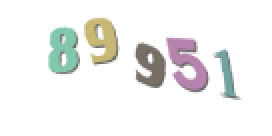
#> input picture new_captcha_images/002c1bbb095b70e82c2926df87d2f636570dff87_89951.jpg, 136 x 68 px (shown 2 times larger); its folder holds only this picture in this run
$ python extract_single_letters_from_captchas.py
#> lines starting #> are read from the running program, lines starting #| are printed output that depends on the picture; after the words box and inside, x2 and y2 are one past the last pixel; in counts of white or black regions, pixels touching at a corner belong together
import glob
import os.path

import cv2

CAPTCHA_IMAGE_FOLDER = "new_captcha_images"
OUTPUT_FOLDER = "extracted_letter_images"


# Get a list of all the captcha images we need to process
captcha_image_files = glob.glob(os.path.join(CAPTCHA_IMAGE_FOLDER, "*"))
counts = {}

# loop over the image paths
for (i, captcha_image_file) in enumerate(captcha_image_files):
    print("[INFO] processing image {}/{}".format(i + 1, len(captcha_image_files)))

    # Since the filename contains the captcha text (i.e. "2A2X.png" has the text "2A2X"),
    # grab the base filename as the text
    filename = os.path.basename(captcha_image_file)
    captcha_correct_text = os.path.splitext(filename)[0].split("_")[1]

    # Load the image and convert it to grayscale
    image = cv2.imread(captcha_image_file)
#> image is the input picture: shape (68, 136, 3); mean B, G, R 239.7, 241, 240.7
    gray = cv2.cvtColor(image, cv2.COLOR_BGR2GRAY)
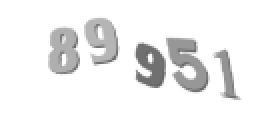
#> gray: shape (68, 136) (shown 2 times larger); min 98, max 255, mean 240.8

    # Add some extra padding around the image
    gray = cv2.copyMakeBorder(gray, 8, 8, 8, 8, cv2.BORDER_REPLICATE)
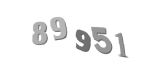
#> gray: shape (84, 152); min 98, max 255, mean 244.7

    # threshold the image (convert it to pure black and white)
    thresh = cv2.threshold(gray, 0, 255, cv2.THRESH_BINARY_INV | cv2.THRESH_OTSU)[1]
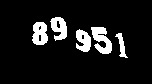
#> thresh: shape (84, 152); 9.8% white; 5 white regions

    # find the contours (continuous blobs of pixels) the image
    contours = cv2.findContours(thresh.copy(), cv2.RETR_EXTERNAL, cv2.CHAIN_APPROX_SIMPLE)
#> contours = 5 contours; box (x1, y1, x2, y2) and area: (91, 27, 112, 54) 281, (32, 22, 48, 45) 270, (50, 17, 67, 41) 242, (76, 29, 91, 52) 216, (115, 33, 128, 58) 94

    # Hack for compatibility with different OpenCV versions
    contours = contours[0]

    letter_image_regions = []

    # Now we can loop through each of the four contours and extract the letter
    # inside of each one
    for contour in contours:
        # Get the rectangle that contains the contour
        (x, y, w, h) = cv2.boundingRect(contour)

        # Compare the width and height of the contour to detect letters that
        # are conjoined into one chunk
        if w / h > 1.25:
            # This contour is too wide to be a single letter!
            # Split it in half into two letter regions!
            half_width = int(w / 2)
            letter_image_regions.append((x, y, half_width, h))
            letter_image_regions.append((x + half_width, y, half_width, h))
        else:
            # This is a normal letter by itself
            letter_image_regions.append((x, y, w, h))
#> this loop made 5 passes
#> (x, y, w, h) on passes 1 to 5: (115, 33, 13, 25), (76, 29, 15, 23), (91, 27, 21, 27), (32, 22, 16, 23), (50, 17, 17, 24)
#> after the loop, letter_image_regions = [(115, 33, 13, 25), (76, 29, 15, 23), (91, 27, 21, 27), (32, 22, 16, 23), (50, 17, 17, 24)]

    # If we found more or less than 5 letters in the captcha, our letter extraction
    # didn't work correctly. Skip the image instead of saving bad training data!
    if len(letter_image_regions) != 5:
        continue

    # Sort the detected letter images based on the x coordinate to make sure
    # we are processing them from left-to-right so we match the right image
    # with the right letter
    letter_image_regions = sorted(letter_image_regions, key=lambda x: x[0])
#> letter_image_regions = [(32, 22, 16, 23), (50, 17, 17, 24), (76, 29, 15, 23), (91, 27, 21, 27), (115, 33, 13, 25)]

    # Save out each letter as a single image
    for letter_bounding_box, letter_text in zip(letter_image_regions, captcha_correct_text):
        if not letter_text.isdigit():
            continue
        # Grab the coordinates of the letter in the image
        x, y, w, h = letter_bounding_box

        # Extract the letter from the original image with a 2-pixel margin around the edge
        letter_image = gray[y - 2:y + h + 2, x - 2:x + w + 2]

        # Get the folder to save the image in
        save_path = os.path.join(OUTPUT_FOLDER, letter_text)

        # if the output directory does not exist, create it
        if not os.path.exists(save_path):
            os.makedirs(save_path)

        # write the letter image to a file
        count = counts.get(letter_text, 1)
        p = os.path.join(save_path, "{}.png".format(str(count).zfill(6)))
        cv2.imwrite(p, letter_image)

        # increment the count for the current key
        counts[letter_text] = count + 1
#> this loop made 5 passes
#> (letter_text, x, y, w, h, count) on passes 1 to 5: ('8', 32, 22, 16, 23, 1), ('9', 50, 17, 17, 24, 1), ('9', 76, 29, 15, 23, 2), ('5', 91, 27, 21, 27, 1), ('1', 115, 33, 13, 25, 1)
#> pass 1, `letter_image = gray[y - 2:y + h + 2, x - 2:x + w + 2]`:
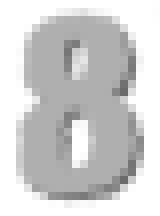
#> letter_image: shape (27, 20) (shown 8 times larger); min 106, max 255, mean 208.1
#> pass 2, `letter_image = gray[y - 2:y + h + 2, x - 2:x + w + 2]`:
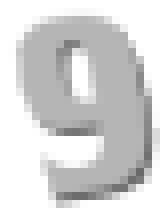
#> letter_image: shape (28, 21) (shown 8 times larger); min 105, max 255, mean 216.6
#> after the loop, counts = {'8': 2, '9': 3, '5': 2, '1': 2}

$ run again, on new_captcha_images/0aa4ad91dc442bb443fc5c6bbc1f6463c5fb55a9_61371.jpg
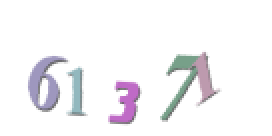
#> input picture new_captcha_images/0aa4ad91dc442bb443fc5c6bbc1f6463c5fb55a9_61371.jpg, 136 x 68 px (shown 2 times larger)
#> image is the input picture: shape (68, 136, 3); mean B, G, R 246, 243.6, 244.6
#> `gray = cv2.copyMakeBorder(gray, 8, 8, 8, 8, cv2.BORDER_REPLICATE)`:
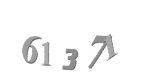
#> gray: shape (84, 152); min 104, max 255, mean 247.2
#> `thresh = cv2.threshold(gray, 0, 255, cv2.THRESH_BINARY_INV | cv2.THRES..`:
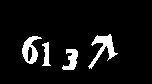
#> thresh: shape (84, 152); 7.3% white; 4 white regions
#> contours = 4 contours; box (x1, y1, x2, y2) and area: (88, 34, 118, 69) 281, (22, 36, 42, 64) 280, (62, 49, 78, 70) 155, (42, 42, 51, 66) 90
#> the loop `for contour in contours:` made 4 passes
#> (x, y, w, h) on passes 1 to 4: (62, 49, 16, 21), (42, 42, 9, 24), (22, 36, 20, 28), (88, 34, 30, 35)
#> after the loop `for contour in contours:`: letter_image_regions = [(62, 49, 16, 21), (42, 42, 9, 24), (22, 36, 20, 28), (88, 34, 30, 35)]

$ run again, on new_captcha_images/0b2ac040988318da4b53ad3227a4b2b07a3b87c6_41340.jpg
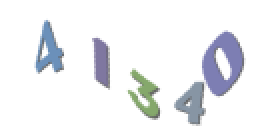
#> input picture new_captcha_images/0b2ac040988318da4b53ad3227a4b2b07a3b87c6_41340.jpg, 136 x 68 px (shown 2 times larger)
#> image is the input picture: shape (68, 136, 3); mean B, G, R 242.5, 239.8, 238.4
#> `thresh = cv2.threshold(gray, 0, 255, cv2.THRESH_BINARY_INV | cv2.THRES..`:
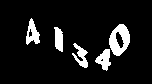
#> thresh: shape (84, 152); 9.3% white; 5 white regions
#> contours = 5 contours; box (x1, y1, x2, y2) and area: (109, 24, 130, 56) 452, (26, 18, 40, 45) 192, (95, 49, 111, 71) 174, (72, 43, 88, 68) 148, (54, 27, 63, 52) 144
#> the loop `for contour in contours:` made 5 passes
#> (x, y, w, h) on passes 1 to 5: (95, 49, 16, 22), (72, 43, 16, 25), (54, 27, 9, 25), (109, 24, 21, 32), (26, 18, 14, 27)
#> after the loop `for contour in contours:`: letter_image_regions = [(95, 49, 16, 22), (72, 43, 16, 25), (54, 27, 9, 25), (109, 24, 21, 32), (26, 18, 14, 27)]
#> `letter_image_regions = sorted(letter_image_regions, key=lambda x: x[0])`: letter_image_regions = [(26, 18, 14, 27), (54, 27, 9, 25), (72, 43, 16, 25), (95, 49, 16, 22), (109, 24, 21, 32)]
#> the loop `for letter_bounding_box, letter_text in zip(letter_image_regions, capt..` made 5 passes
#> (letter_text, x, y, w, h, count) on passes 1 to 5: ('4', 26, 18, 14, 27, 1), ('1', 54, 27, 9, 25, 1), ('3', 72, 43, 16, 25, 1), ('4', 95, 49, 16, 22, 2), ('0', 109, 24, 21, 32, 1)
#> pass 3, `letter_image = gray[y - 2:y + h + 2, x - 2:x + w + 2]`:
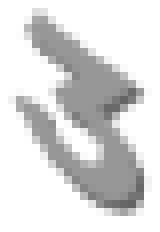
#> letter_image: shape (29, 20) (shown 8 times larger); min 99, max 255, mean 219
#> after the loop `for letter_bounding_box, letter_text in zip(letter_image_regions, capt..`: counts = {'4': 3, '1': 2, '3': 2, '0': 2}

$ run again, on new_captcha_images/0da1ad26becc66cc9f3b09e08930fb22c67fc124_50020.jpg
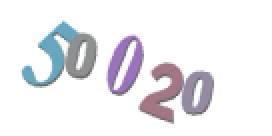
#> input picture new_captcha_images/0da1ad26becc66cc9f3b09e08930fb22c67fc124_50020.jpg, 136 x 68 px (shown 2 times larger)
#> image is the input picture: shape (68, 136, 3); mean B, G, R 239.4, 235.7, 236.4
#> `gray = cv2.copyMakeBorder(gray, 8, 8, 8, 8, cv2.BORDER_REPLICATE)`:
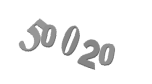
#> gray: shape (84, 152); min 100, max 255, mean 241.5
#> `thresh = cv2.threshold(gray, 0, 255, cv2.THRESH_BINARY_INV | cv2.THRES..`:
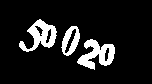
#> thresh: shape (84, 152); 11.5% white; 3 white regions
#> contours = 3 contours; box (x1, y1, x2, y2) and area: (19, 19, 57, 52) 573, (77, 39, 115, 70) 558, (61, 26, 80, 56) 354
#> the loop `for contour in contours:` made 3 passes
#> (x, y, w, h) on passes 1 to 3: (77, 39, 38, 31), (61, 26, 19, 30), (19, 19, 38, 33)
#> after the loop `for contour in contours:`: letter_image_regions = [(77, 39, 38, 31), (61, 26, 19, 30), (19, 19, 38, 33)]
